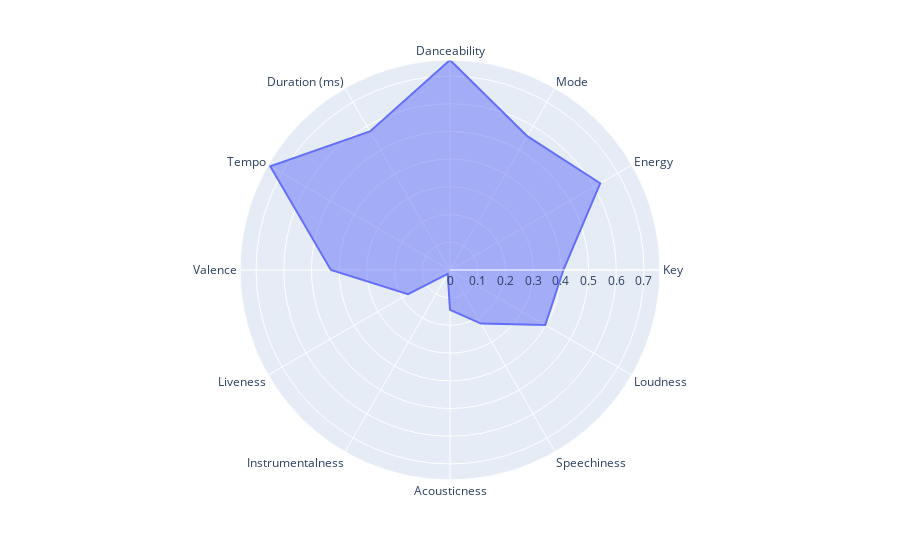

The notebook cell saved with this chart:
### Code cell
rnb_radar = plot_radar_chart("newfilernb.xlsx")

### Figure 1 — Plotly figure (JSON) as saved in the notebook; plotly's stock layout.template omitted (floating-point values rounded to 4 significant figures)
{"data": [{"fill": "toself", "hovertemplate": "r=%{r}<br>theta=%{theta}<extra></extra>", "legendgroup": "", "line": {"color": "#636efa", "dash": "solid"}, "marker": {"symbol": "circle"}, "mode": "lines", "name": "", "r": [0.7578, 0.5577, 0.6259, 0.4091, 0.3971, 0.2234, 0.144, 0.01644, 0.1749, 0.4299, 0.749, 0.5774, 0.7578], "showlegend": false, "subplot": "polar", "theta": ["Danceability", "Mode", "Energy", "Key", "Loudness", "Speechiness", "Acousticness", "Instrumentalness", "Liveness", "Valence", "Tempo", "Duration (ms)", "Danceability"], "type": "scatterpolar"}], "layout": {"legend": {"tracegroupgap": 0}, "margin": {"t": 60}, "polar": {"angularaxis": {"direction": "clockwise", "rotation": 90}, "domain": {"x": [0, 1], "y": [0, 1]}}}}
